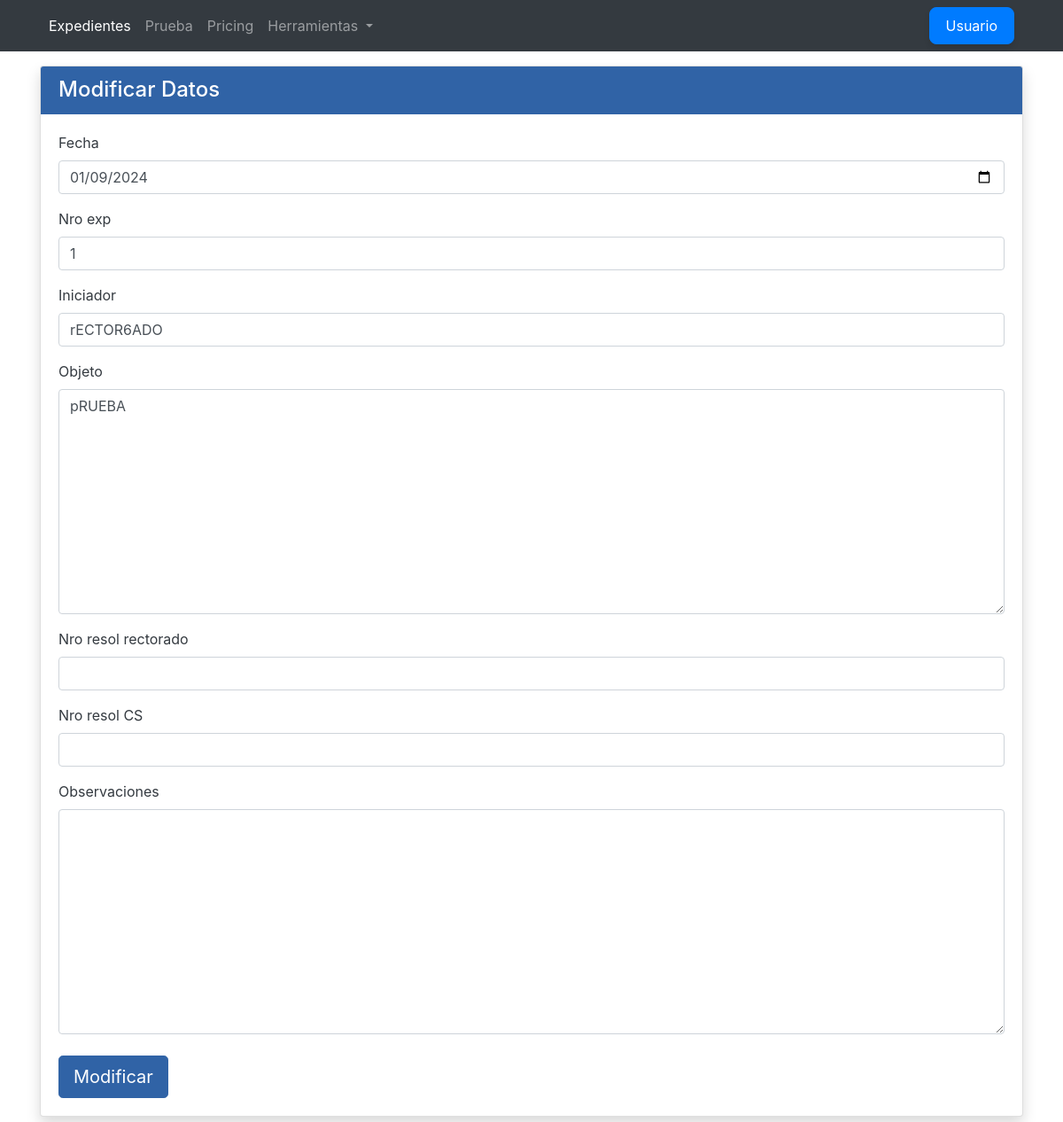
Page /Exp/edit_prueba/14/ on the committed database.
### Exp/models.py (models this page shows, shortened)
class ExpedientesPrueba(models.Model):
    fecha = models.DateTimeField(default=datetime.now().date().strftime(
        "%d/%m/%Y"))  # Me muestra la fecha en el formato dd/mm/aaaa en la datatable. Esto se debe complementar con el JS
    nro_exp = models.IntegerField()
    iniciador = models.CharField(max_length=100)
    objeto = models.TextField(max_length=200)
    nro_resol_rectorado = models.CharField(max_length=100, null=True, blank=True)
    nro_resol_CS = models.CharField(max_length=100, null=True, blank=True)
    observaciones = models.TextField(max_length=500, null=True, blank=True)
    class Meta:
        db_table = 'expedientes_prueba'

### Exp/views.py (the view, shortened to what this page needs)
# urls.py: path('edit_prueba/<int:pk>/', ExpActualizacionPrueba.as_view(), name='edit_expedientes_prueba'),
class ExpActualizacionPrueba(UpdateView):
    model = ExpedientesPrueba
    template_name = "editar_exp.html"
    fields = ['fecha', 'nro_exp', 'iniciador', 'objeto', 'nro_resol_rectorado', 'nro_resol_CS', 'observaciones']

### Exp/templates/editar_exp.html (shortened to what this page needs)
{% extends 'base.html' %}
{% load widget_tweaks %}
{% block cambio %}
    <div class="card border-custom-yellow shadow mb-4">
        <div class="card-header" style="background-color: #3063a6; border-color: #3063a6; color: white;">
            <h4 class="mb-0">Modificar Datos</h4>
        </div>
        <div class="card-body">
            <form action="" method="POST" class="form">
                {% for field in form %}
                    <div class="form-group">
                        <label class="form-label text-dark">{{ field.label }}</label>
                        {% if field.name == 'fecha' %}
                            <input type="date" name="{{ field.name }}" value="{{ field.value|date:'Y-m-d' }}" class="form-control">
                        {% else %}
                            {{ field|add_class:"form-control" }}
                        {% endif %}
                    </div>
                {% endfor %}
                <div class="mt-4">
                    <button type="submit" class="btn btn-custom-dark-blue btn-lg custom-dark-blue">Modificar</button>
                </div>
            </form>
        </div>
    </div>
{% endblock %}

### Exp/templates/editar_exp.html (style rules this page uses)
.custom-dark-blue { background-color: #3063a6; border-color: #3063a6; color: white; }

### rows in the picture
ExpedientesPrueba: form "1" "rECTOR6ADO" "pRUEBA"

### other values in the picture
{{ field.label }} "Fecha" "Nro exp" "Iniciador" "Objeto" "Nro resol rectorado" "Nro resol CS" "Observaciones"
